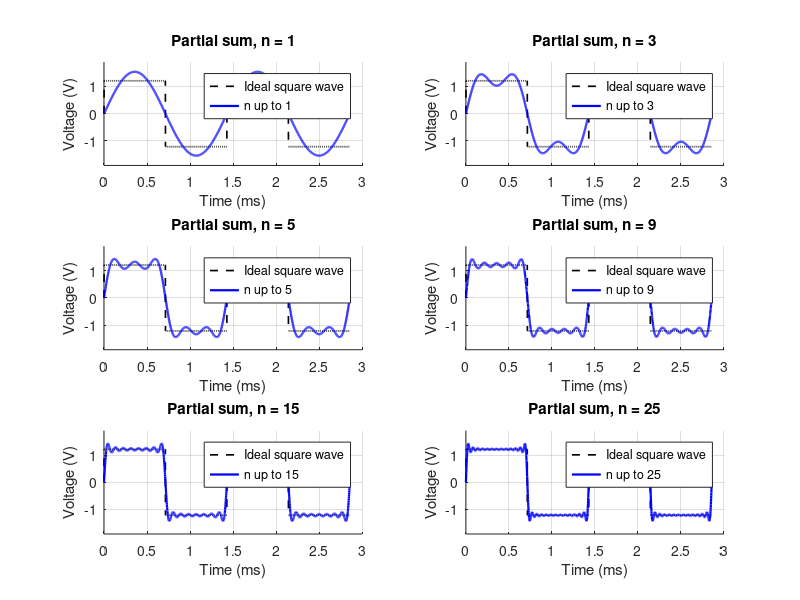

This chart was generated by the following MATLAB code:
% Square wave partial sum reconstruction
% Uses b_n = (4.84/(2*pi*n))*(1 - (-1)^n), a_n = 0 (from hand calculations)

clear; clc; close all;

%% Parameters
f0  = 700;          % fundamental frequency [Hz] (from FFT peak)
T   = 1/f0;         % period [s]
w0  = 2*pi*f0;      % angular frequency [rad/s]
K   = 4.84;         % constant from hand calculation of b_n
numPeriods = 2;     % number of periods to plot

%% Choose the n values here (largest harmonic for each partial sum)
% Edit this vector to change which partial sums are plotted
% Each value gets its own figure
Nlist = [1 3 5 9 15 25];

%% Time vector
t = linspace(0, numPeriods*T, 2000);

%% Ideal square wave (amplitude K/4, matches b_n above)
A = K/4;
ideal = A * sign(sin(w0*t));

%% Theoretical coefficients
bn = @(n) (K ./ (2*pi*n)) .* (1 - (-1).^n);   % zero for even n
an = @(n) zeros(size(n));                      % a_n = 0 for all n

%% Build partial sums (6 subplots in one figure, one per n value)
figure('Name', 'Square wave partial sums');
for k = 1:numel(Nlist)
    N = Nlist(k);
    f = zeros(size(t));                 % a_0/2 = 0
    for n = 1:N
        f = f + an(n)*cos(n*w0*t) + bn(n)*sin(n*w0*t);
    end

    subplot(3, 2, k); hold on; grid on;
    plot(t*1000, ideal, 'k--', 'LineWidth', 1.2, 'DisplayName', 'Ideal square wave');
    plot(t*1000, f, 'b', 'LineWidth', 1.6, ...
         'DisplayName', sprintf('n up to %d', N));

    xlabel('Time (ms)');
    ylabel('Voltage (V)');
    title(sprintf('Partial sum, n = %d', N));
    legend('Location', 'best');
    ylim([-1.9 1.9]);
    hold off;
end

%% Optional: print the coefficients used
fprintf('\n n    b_n (V)\n');
for n = 1:max(Nlist)
    fprintf('%2d    %.4f\n', n, bn(n));
end
